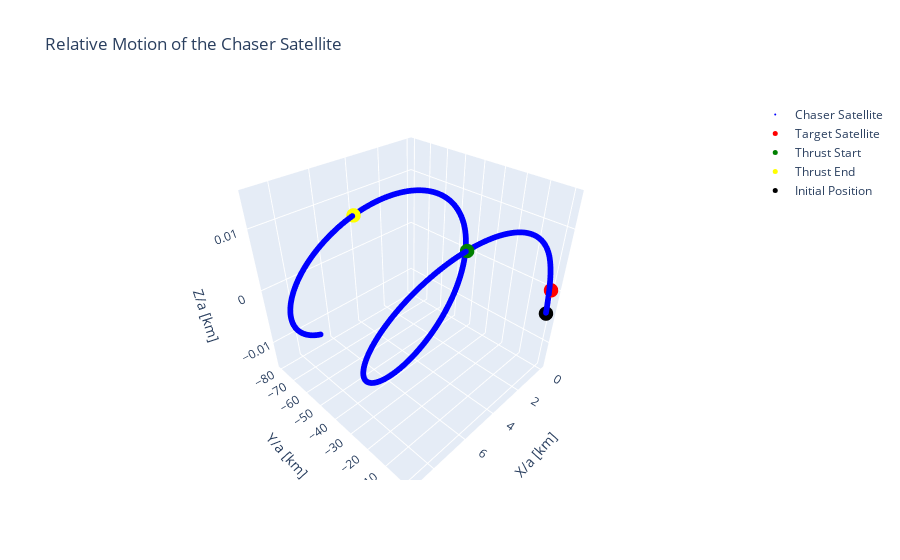

Here is the notebook cell this chart was saved with:
### Code cell
import numpy as np
from scipy.integrate import solve_ivp
import matplotlib.pyplot as plt
import plotly.graph_objects as go
import math

# Constants for the radial burn simulation
rho_ini = 1000
L = 1  # m
h = L / 2  # m
R = 2 * h  # m
w0 = 0.2  # rad/s
w10 = 0  # rad/s
w20 = w0  # rad/s
w30 = 0.3  # rad/s
mf0 = np.pi * R**2 * L * rho_ini  # kg
I10 = mf0 * (R**2 / 4 + h**2 / 3)  # kg*m^2
I30 = mf0 * R**2 / 2  # kg*m^2
Theta0 = 0
F0 = 0
tb = 100  # s
m_dot = -mf0 / tb
rsq0 = 0
q0 = [1, 0, 0, 0]  # (w, x, y, z)
Y0 = [mf0, I10, I30, w10, w20, w30, Theta0, F0, rsq0] + q0

# Constants for the extended burn simulation
mu = 398600.4418  # km^3/s^2 (gravitational parameter of Earth)
sma = 7000  # km (semi-major axis of the target's orbit)
n = np.sqrt(mu / sma**3)  # mean motion of the target
r0_chaser = np.array([10.0, 9.0, -30.0])  # Initial relative position of chaser, km
v0_chaser = np.array([3, 5, 0.1])  # Initial relative velocity of chaser, km/s
thrust_start_time = 200  # Time delay before thrust starts in seconds
thrust_duration = 600    # Thrust duration in seconds
thrust_force = np.array([0, 100000, 0])  # Thrust force in N
specific_impulse = 3000  # Specific impulse of the propulsion system, seconds
fuel_mass_inital = 1000  # Initial mass of the fuel
spacecraft_mass = 4000  # Initial dry mass of the craft, kg
total_mass_initial = spacecraft_mass + fuel_mass_inital  # Initial total mass of the spacecraft

# Time parameters
t_final = 10000  # Total simulation time, seconds
dt = 10  # Time step, seconds

# Time array
t = np.arange(0, t_final, dt)

# Position and velocity arrays for the extended burn simulation
r_chaser = np.zeros((len(t), 3))
v_chaser = np.zeros((len(t), 3))

# Set initial conditions
r_chaser[0] = r0_chaser
v_chaser[0] = v0_chaser

# Function for the Clohessy-Wiltshire equations
def clohessy_wiltshire(r, v, t, n):
    x, y, z = r
    x_dot, y_dot, z_dot = v
    x_ddot = 3 * n**2 * x + 2 * n * y_dot
    y_ddot = -2 * n * x_dot
    z_ddot = -n**2 * z
    return np.array([x_dot, y_dot, z_dot]), np.array([x_ddot, y_ddot, z_ddot])

# Radial burn differential equations
def radialburn(t, w):
    m, I1, I3, w1, w2, w3, Theta, F, rsq, qw, qx, qy, qz = w
    md = m_dot
    rsqd = -md * (R**2 - rsq) / m
    I1d = md * (rsq / 2 + h**2 / 3)
    I3d = md * rsq
    ze = h
    w1d = (I1 - I3) * w2 * w3 / I1 - (I1d - md * (ze**2 + R**2 / 4)) * w1 / I1
    w2d = -(I1 - I3) * w1 * w3 / I1 - (I1d - md * (ze**2 + R**2 / 4)) * w2 / I1
    w3d = -(I3d - md * R**2 / 2) * w3 / I3
    Thetad = (1 - I3 / I1) * w3
    Fd = -(I1d - md * (ze**2 + R**2 / 4)) / I1
    omega_quat = np.array([0, w1, w2, w3])
    quat = np.array([qw, qx, qy, qz])
    quat_dot = 0.5 * np.array(quat_mult(quat, omega_quat))
    quat_norm = np.linalg.norm(quat)
    if quat_norm > 0:
        quat /= quat_norm
    wd = [md, I1d, I3d, w1d, w2d, w3d, Thetad, Fd, rsqd, quat_dot[0], quat_dot[1], quat_dot[2], quat_dot[3]]
    return wd

def quat_mult(q, r):
    w1, x1, y1, z1 = q
    w2, x2, y2, z2 = r
    return [
        w1*w2 - x1*x2 - y1*y2 - z1*z2,
        w1*x2 + x1*w2 + y1*z2 - z1*y2,
        w1*y2 - x1*z2 + y1*w2 + z1*x2,
        w1*z2 + x1*y2 - y1*x2 + z1*w2
    ]

# Initialize the flag variable before the loop
fuel_depleted_flag = False
current_mass = total_mass_initial

# Simulation loop for the extended burn
for i in range(1, len(t)):
    r = r_chaser[i-1]
    v = v_chaser[i-1]
    v, a = clohessy_wiltshire(r, v, t[i], n)
    thrust_acceleration = np.array([0.0, 0.0, 0.0])
    if thrust_start_time <= t[i] <= (thrust_start_time + thrust_duration):
        if (current_mass - spacecraft_mass) > 0:
            exhaust_velocity = specific_impulse * 9.81
            thrust_acceleration = thrust_force / current_mass
            thrust_acceleration = thrust_acceleration * 1e-3
            current_mass = current_mass * math.exp((-(np.linalg.norm(thrust_acceleration) * dt)) / (exhaust_velocity))
        else:
            if not fuel_depleted_flag:
                fuel_depleted_flag = True
                print("fuel depleted at: ", t[i], "seconds")
            thrust_acceleration = np.array([0.0, 0.0, 0.0])
    total_acceleration = a + thrust_acceleration
    r_chaser[i] = r + v * dt
    v_chaser[i] = v + total_acceleration * dt

print("fuel used: ", (fuel_mass_inital - (current_mass - spacecraft_mass)), "kg, out of ", fuel_mass_inital, "kg")

# Solve the radial burn ODEs
dt_r = 0.01
t_eval_r = np.arange(0, tb, dt_r)
sol_r = solve_ivp(radialburn, [0, tb], Y0, t_eval=t_eval_r, atol=1e-6, rtol=1e-5)

# Check if the integration was successful
if sol_r.status == 0:
    print("Radial burn integration successful.")
else:
    print(f"Radial burn integration failed with status {sol_r.status}: {sol_r.message}")

# Extract results from the radial burn simulation
t_r = sol_r.t
mf = sol_r.y[0]
I1 = sol_r.y[1]
I3 = sol_r.y[2]
omega1 = sol_r.y[3]
omega2 = sol_r.y[4]
omega3 = sol_r.y[5]
Theta = sol_r.y[6]
F = sol_r.y[7]
rsq = sol_r.y[8]
qw = sol_r.y[9]
qx = sol_r.y[10]
qy = sol_r.y[11]
qz = sol_r.y[12]

# Plotting results
plt.figure(figsize=(12, 10))

plt.subplot(3, 1, 1)
plt.plot(t_r, mf)
plt.xlabel('Time (s)')
plt.ylabel('Mass (kg)')
plt.title('Mass vs Time')

plt.subplot(3, 1, 2)
plt.plot(t_r, I1, label='I1')
plt.plot(t_r, I3, label='I3')
plt.xlabel('Time (s)')
plt.ylabel('Inertia (kg*m^2)')
plt.title('Inertia vs Time')
plt.legend()

plt.subplot(3, 1, 3)
plt.plot(t_r, omega1, label='w1')
plt.plot(t_r, omega2, label='w2')
plt.plot(t_r, omega3, label='w3')
plt.xlabel('Time (s)')
plt.ylabel('Angular Velocity (rad/s)')
plt.title('Angular Velocity vs Time')
plt.legend()

plt.tight_layout()
plt.show()

# Plotting with Plotly for interactive visualization
r_chaser_scaled = r_chaser / sma

trace = go.Scatter3d(
    x=r_chaser_scaled[:, 0],
    y=r_chaser_scaled[:, 1],
    z=r_chaser_scaled[:, 2],
    mode='markers',
    name='Chaser Satellite',
    marker=dict(
        color='blue',
        size=2
    )
)

initial_trace = go.Scatter3d(
    x=[r_chaser_scaled[0, 0]],
    y=[r_chaser_scaled[0, 1]],
    z=[r_chaser_scaled[0, 2]],
    mode='markers',
    name='Initial Position',
    marker=dict(
        color='black',
        size=5
    )
)

target_trace = go.Scatter3d(
    x=[0],
    y=[0],
    z=[0],
    mode='markers',
    name='Target Satellite',
    marker=dict(
        color='red',
        size=5
    )
)

thrust_start_trace = go.Scatter3d(
    x=[r_chaser_scaled[thrust_start_time, 0]],
    y=[r_chaser_scaled[thrust_start_time, 1]],
    z=[r_chaser_scaled[thrust_start_time, 2]],
    mode='markers',
    name='Thrust Start',
    marker=dict(
        color='green',
        size=5
    )
)

if (current_mass - spacecraft_mass) <= 0:
    thrust_end_trace = go.Scatter3d(
        x=[r_chaser_scaled[fuel_depleted_flag, 0]],
        y=[r_chaser_scaled[fuel_depleted_flag, 1]],
        z=[r_chaser_scaled[fuel_depleted_flag, 2]],
        mode='markers',
        name='Thrust End',
        marker=dict(
            color='yellow',
            size=5
        )
    )
else:
    thrust_end_trace = go.Scatter3d(
        x=[r_chaser_scaled[thrust_start_time + thrust_duration, 0]],
        y=[r_chaser_scaled[thrust_start_time + thrust_duration, 1]],
        z=[r_chaser_scaled[thrust_start_time + thrust_duration, 2]],
        mode='markers',
        name='Thrust End',
        marker=dict(
            color='yellow',
            size=5
        )
    )

layout = go.Layout(
    title='Relative Motion of the Chaser Satellite',
    scene=dict(
        xaxis=dict(title='X/a [km]'),
        yaxis=dict(title='Y/a [km]'),
        zaxis=dict(title='Z/a [km]')
    )
)

fig = go.Figure(data=[trace, target_trace, thrust_start_trace, thrust_end_trace, initial_trace], layout=layout)
fig.show()

### Figure 1 — Plotly figure (JSON) as saved in the notebook; plotly's stock layout.template omitted (floating-point values rounded to 4 significant figures; data arrays with more than 128 entries replaced by an {"elided": "..."} marker saying what was removed)
{"data": [{"marker": {"color": "blue", "size": 2}, "mode": "markers", "name": "Chaser Satellite", "type": "scatter3d", "x": {"elided": "1000 float values"}, "y": {"elided": "1000 float values"}, "z": {"elided": "1000 float values"}}, {"marker": {"color": "red", "size": 5}, "mode": "markers", "name": "Target Satellite", "type": "scatter3d", "x": [0], "y": [0], "z": [0]}, {"marker": {"color": "green", "size": 5}, "mode": "markers", "name": "Thrust Start", "type": "scatter3d", "x": [5.792], "y": [-4.743], "z": [0.01357]}, {"marker": {"color": "yellow", "size": 5}, "mode": "markers", "name": "Thrust End", "type": "scatter3d", "x": [6.593], "y": [-49.35], "z": [0.01309]}, {"marker": {"color": "black", "size": 5}, "mode": "markers", "name": "Initial Position", "type": "scatter3d", "x": [0.001429], "y": [0.001286], "z": [-0.004286]}], "layout": {"scene": {"xaxis": {"title": {"text": "X/a [km]"}}, "yaxis": {"title": {"text": "Y/a [km]"}}, "zaxis": {"title": {"text": "Z/a [km]"}}}, "title": {"text": "Relative Motion of the Chaser Satellite"}}}
